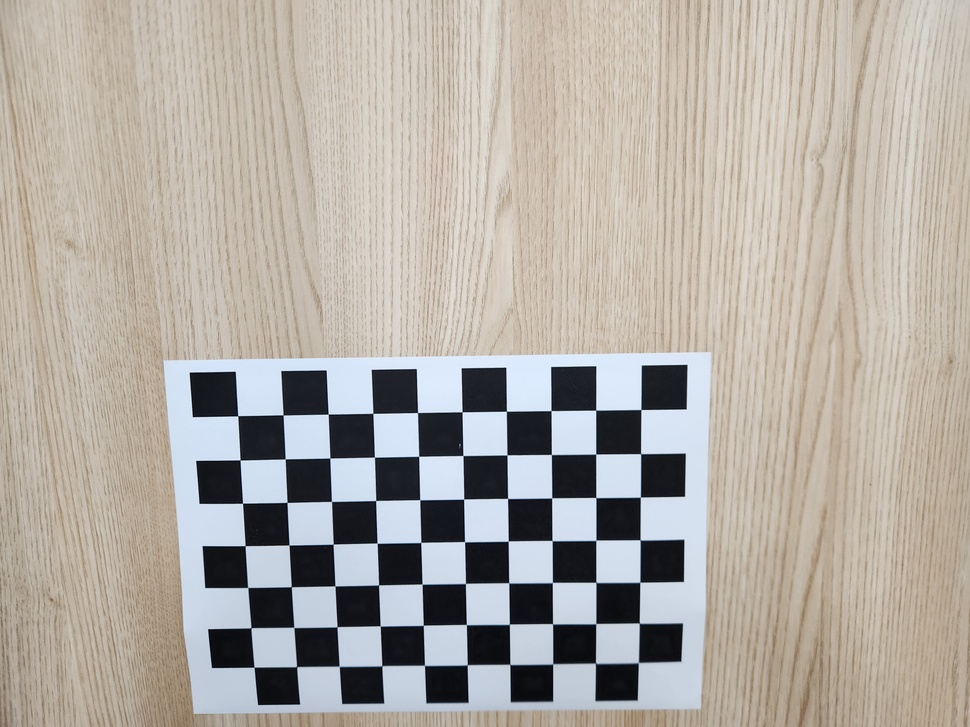
#> input picture ai/camera_calibration/image/calibration_image_01.jpg, 970 x 727 px, shrunk from 4000 x 3000 before the run; its folder holds only this picture in this run
$ python camera_calibration.py
#> lines starting #> are read from the running program, lines starting #| are printed output that depends on the picture; long printed decimals are rounded
import numpy as np
import cv2
import glob
import matplotlib.pyplot as plt

# 체스보드의 내부 코너 개수 설정
CHECKERBOARD = (10, 7)  # 내부 코너 개수 (가로, 세로)

# 3D 공간에서의 체스보드 코너 좌표를 저장할 배열 준비
objp = np.zeros((CHECKERBOARD[0] * CHECKERBOARD[1], 3), np.float32)

# 수정된 부분: np.mgrid 사용 방식 변경
# 이 부분이 'T' member 오류를 일으킬 수 있음
objp[:, :2] = np.array([(j, i) for i in range(CHECKERBOARD[1]) for j in range(CHECKERBOARD[0])], dtype=np.float32)

# 각 체스보드 이미지에서 검출된 코너의 좌표를 저장할 배열
objpoints = []  # 3D 공간 좌표
imgpoints = []  # 2D 이미지 좌표

# 체스보드 이미지 경로를 './image/'로 설정
images = glob.glob('./image/*.jpg')  # jpg 파일 검색
if not images:
    # jpg 파일이 없으면 png 파일도 검색
    images = glob.glob('./image/*.png')
if not images:
    # 다른 이미지 형식도 검색
    images = glob.glob('./image/*.*')

print(f"발견된 이미지 파일 수: {len(images)}")

# 코너 검출 결과를 시각화할지 여부
visualize = False

# 이미지 크기를 저장할 변수
img_shape = None

# 체스보드 코너 검출
for idx, fname in enumerate(images):
    img = cv2.imread(fname)
#> img is the input picture: shape (727, 970, 3); mean B, G, R 163.8, 171.4, 177.5

    # 이미지를 읽을 수 없는 경우 건너뛰기
    if img is None:
        print(f"이미지를 읽을 수 없습니다: {fname}")
        continue

    gray = cv2.cvtColor(img, cv2.COLOR_BGR2GRAY)
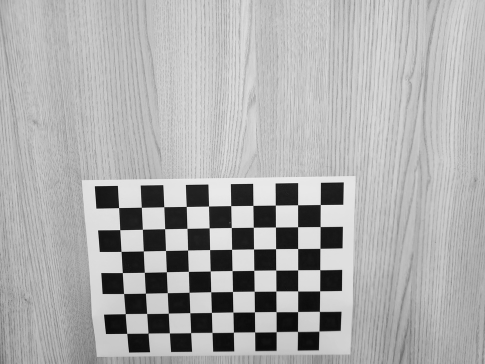
#> gray: shape (727, 970) (shown at 1/2 size); min 1, max 253, mean 172.4

    # 이미지 크기 저장
    if img_shape is None:
        img_shape = gray.shape[::-1]

    # 이미지 전처리를 통한 코너 검출 향상
    # 대비 강화
    gray = cv2.equalizeHist(gray)
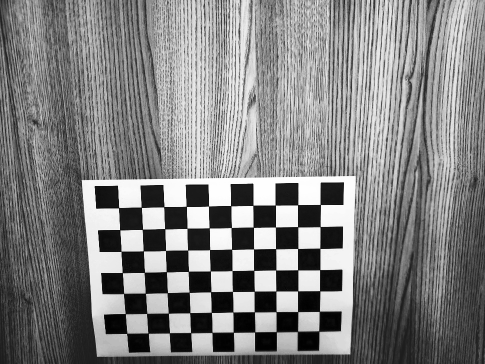
#> gray: shape (727, 970) (shown at 1/2 size); min 0, max 255, mean 129.1

    # 체스보드 코너 검출 - 다양한 옵션 시도
    ret, corners = cv2.findChessboardCorners(gray, CHECKERBOARD,
                                            cv2.CALIB_CB_ADAPTIVE_THRESH +
                                            cv2.CALIB_CB_FAST_CHECK +
                                            cv2.CALIB_CB_NORMALIZE_IMAGE)
#> ret = True; corners = 70 rows, first 8: [237.8, 416], [283, 415], [328, 414], [373, 413.2], [417.5, 412.5], [462, 411.9], [506.4, 411], [551, 410.5]

    # 코너 검출 실패 시 다른 방법 시도
    if not ret:
        # 이미지 전처리를 더 강화하여 다시 시도
        gray_blur = cv2.GaussianBlur(gray, (5, 5), 0)
        ret, corners = cv2.findChessboardCorners(gray_blur, CHECKERBOARD,
                                                cv2.CALIB_CB_ADAPTIVE_THRESH +
                                                cv2.CALIB_CB_FAST_CHECK +
                                                cv2.CALIB_CB_NORMALIZE_IMAGE)

    # 코너 검출 성공 시
    if ret:
        # 서브픽셀 정확도로 코너 위치 조정
        criteria = (cv2.TERM_CRITERIA_EPS + cv2.TERM_CRITERIA_MAX_ITER, 30, 0.001)
        corners2 = cv2.cornerSubPix(gray, corners, (11, 11), (-1, -1), criteria)
#> corners2 = 70 rows, first 8: [237.5, 416], [282.9, 415.1], [328.3, 414], [373, 413.2], [417.5, 412.5], [462, 411.9], [506.3, 411.1], [551, 410.6]

        # 검출된 코너 저장
        objpoints.append(objp)
        imgpoints.append(corners2)

        # 검출된 코너 시각화
        if visualize:
            img_copy = img.copy()  # 원본 이미지 보존
            cv2.drawChessboardCorners(img_copy, CHECKERBOARD, corners2, ret)
            plt.figure(figsize=(10, 8))
            plt.imshow(cv2.cvtColor(img_copy, cv2.COLOR_BGR2RGB))
            plt.title(f'Detected Corners: Image {idx+1} - {fname}')
            plt.show()
    else:
        print(f"코너 검출 실패: {fname}")
        # 실패한 이미지 디버깅용 시각화
        if visualize:
            plt.figure(figsize=(10, 8))
            plt.imshow(cv2.cvtColor(img, cv2.COLOR_BGR2RGB))
            plt.title(f'Original Image (Detection Failed): {fname}')
            plt.show()

# 캘리브레이션 수행
if len(objpoints) > 0:
    print(f"총 {len(objpoints)}개 이미지에서 체스보드 코너 검출 성공")

    try:
        # 캘리브레이션 실행
        ret, mtx, dist, rvecs, tvecs = cv2.calibrateCamera(
            objpoints, imgpoints, img_shape, None, None)
#> ret = 0.366; mtx = [[3565, 0, 464.1], [0, 4875.2, 302.3], [0, 0, 1]]; dist = [[6.11, -452.3, -0.0536, 0.000283, -3.62]]; rvecs = ([0.741, 0.0119, -0.0171],); tvecs = ([-5.05, 1.87, 80.46],)

        # 결과 출력
        print("\n===== 카메라 캘리브레이션 결과 =====")
        print("카메라 행렬 (Camera Matrix):")
        print(mtx)
#| [[3.56495208e+03 0.00000000e+00 4.64149709e+02]
#|  [0.00000000e+00 4.87520438e+03 3.02340838e+02]
#|  [0.00000000e+00 0.00000000e+00 1.00000000e+00]]
        print("\n왜곡 계수 (Distortion Coefficients):")
        print(dist)
#| [[ 6.11100411e+00 -4.52319136e+02 -5.35826945e-02  2.82777504e-04
#|   -3.62135956e+00]]

        # 재투영 오차 계산
        mean_error = 0
        for i in range(len(objpoints)):
            imgpoints2, _ = cv2.projectPoints(objpoints[i], rvecs[i], tvecs[i], mtx, dist)
            error = cv2.norm(imgpoints[i], imgpoints2, cv2.NORM_L2) / len(imgpoints2)
            mean_error += error
#> this loop made 1 pass
#> (error, mean_error) on pass 1: (0.0437, 0.0437)
#> after the loop, mean_error = 0.0437

        print(f"\n총 재투영 오차 (Total Reprojection Error): {mean_error/len(objpoints)}")
#| 총 재투영 오차 (Total Reprojection Error): 0.0437

        # 결과 저장
        calibration_result = {
            'camera_matrix': mtx,
            'dist_coeffs': dist,
            'rvecs': rvecs,
            'tvecs': tvecs
        }
#> calibration_result = {'camera_matrix': [[3565, 0, 464.1], [0, 4875.2, 302.3], [0, 0, 1]], 'dist_coeffs': [[6.11, -452.3, -0.0536, 0.000283, -3.62]], 'rvecs': ([0.741, 0.0119, -0.0171],), 'tvecs': ([-5.05, 1.87, 80.46],)}
        np.save('./model/camera_calibration_result.npy', calibration_result)
        print("\n캘리브레이션 결과가 'model/camera_calibration_result.npy'에 저장되었습니다.")

        # 왜곡 보정 예시 (첫 번째 이미지 사용)
        if len(images) > 0:
            img = cv2.imread(images[0])
            if img is not None:  # 이미지를 읽을 수 있는지 확인
                h, w = img.shape[:2]

                # 최적의 카메라 행렬 구하기
                newcameramtx, roi = cv2.getOptimalNewCameraMatrix(mtx, dist, (w, h), 1, (w, h))
#> newcameramtx = [[1378.7, 0, 226], [0, 2792.4, 434], [0, 0, 1]]; roi = (46, 266, 375, 409)

                # 왜곡 보정
                dst = cv2.undistort(img, mtx, dist, None, newcameramtx)
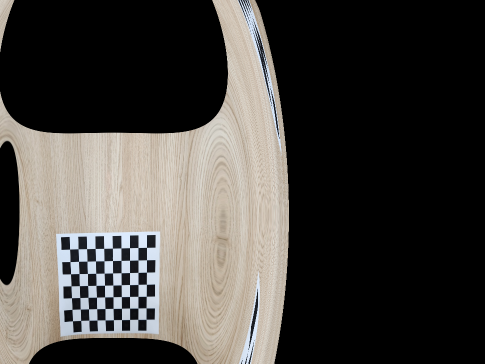
#> dst: shape (727, 970, 3) (shown at 1/2 size); mean B, G, R 64.2, 67.9, 70.9

                # ROI 영역으로 이미지 자르기
                x, y, w, h = roi
#> x = 46; y = 266; w = 375; h = 409
                if all(val > 0 for val in [x, y, w, h]):
                    dst = dst[y:y+h, x:x+w]
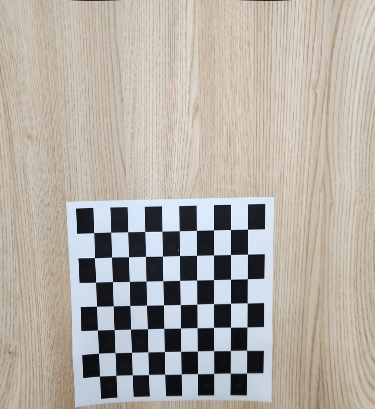
#> dst: shape (409, 375, 3); mean B, G, R 164.6, 172.1, 178

                # 원본과 보정된 이미지 출력
                plt.figure(figsize=(16, 8))
                plt.subplot(121)
                plt.imshow(cv2.cvtColor(img, cv2.COLOR_BGR2RGB))
                plt.title('Original Image')
                plt.subplot(122)
                plt.imshow(cv2.cvtColor(dst, cv2.COLOR_BGR2RGB))
                plt.title('Undistorted Image')
                plt.tight_layout()
                plt.show()
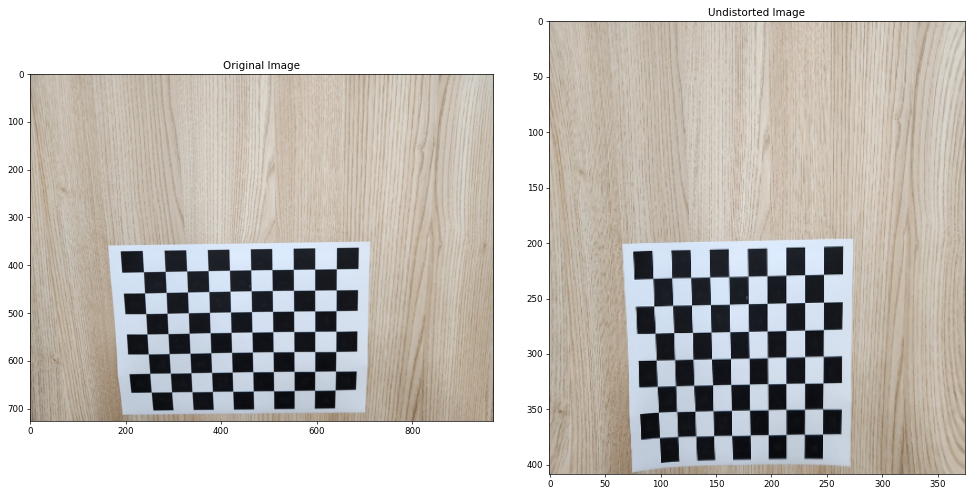
#> figure drawn by matplotlib, 2 panels

                # 보정된 이미지 저장
                cv2.imwrite('./result/calibration_result.jpg', dst)
                print("보정된 이미지가 'result/calibration_result.jpg'에 저장되었습니다.")
    except Exception as e:
        print(f"캘리브레이션 중 오류 발생: {e}")
else:
    print("체스보드 코너 검출에 실패하여 캘리브레이션을 수행할 수 없습니다.")
    print("체스보드 크기(CHECKERBOARD)가 올바른지 확인하세요. 현재 설정: ", CHECKERBOARD)

$ run again, on ai/camera_calibration/image/calibration_image_05.jpg
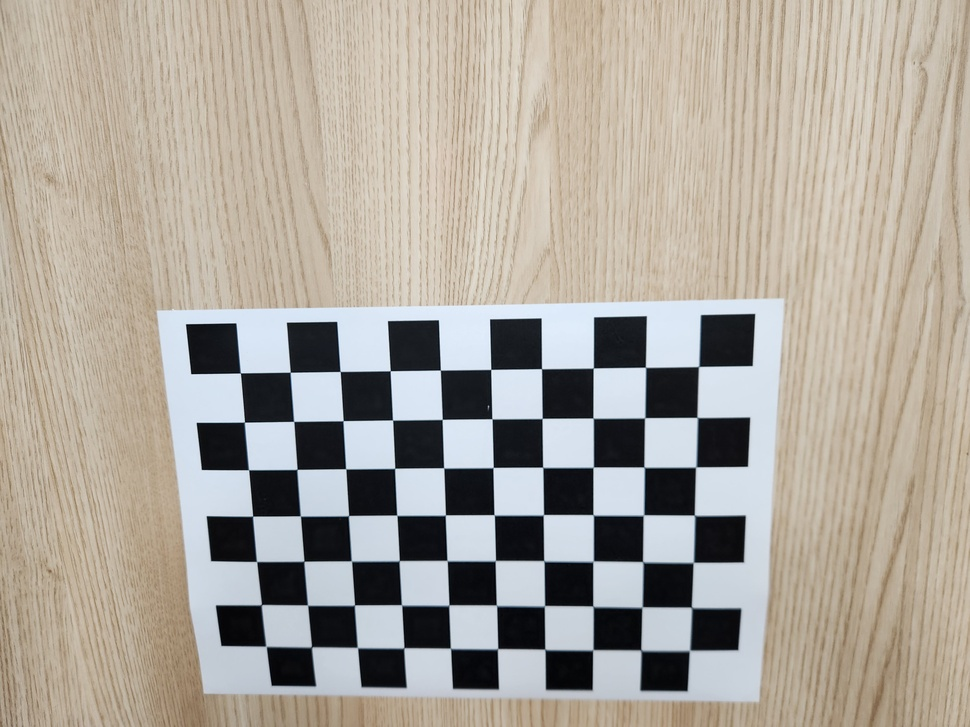
#> input picture ai/camera_calibration/image/calibration_image_05.jpg, 970 x 727 px, shrunk from 4000 x 3000 before the run
#> img is the input picture: shape (727, 970, 3); mean B, G, R 155.4, 165.1, 171.9
#> `ret, corners = cv2.findChessboardCorners(gray, CHECKERBOARD, cv2.CALIB..`: ret = True; corners = 70 rows, first 8: [240.5, 373], [290, 372], [340.2, 371.5], [390.2, 370.8], [440.3, 370], [490.9, 369.4], [541.5, 368.6], [593.2, 368]
#> corners2 = 70 rows, first 8: [240.4, 373], [290, 372.1], [340.3, 371.5], [389.9, 370.8], [440.4, 370], [490.8, 369.4], [541.5, 368.7], [593.3, 368.1]
#> `ret, mtx, dist, rvecs, tvecs = cv2.calibrateCamera( objpoints, imgpoin..`: ret = 0.306; mtx = [[456.6, 0, 478.6], [0, 472.4, 246.5], [0, 0, 1]]; dist = [[0.0584, -0.0318, -0.00792, -0.000244, -0.00245]]; rvecs = ([0.128, 0.0365, -0.0254],); tvecs = ([-4.76, 2.46, 9.2],)
#| [[456.597    0.         478.589]
#|  [  0.         472.384 246.525]
#|  [  0.           0.           1.        ]]
#| [[ 0.05841 -0.03184 -0.007916 -0.0002441 -0.002446]]
#> the loop `for i in range(len(objpoints)):` made 1 pass
#> (error, mean_error) on pass 1: (0.0365, 0.0365)
#> after the loop `for i in range(len(objpoints)):`: mean_error = 0.0365
#| 총 재투영 오차 (Total Reprojection Error): 0.03653
#> calibration_result = {'camera_matrix': [[456.6, 0, 478.6], [0, 472.4, 246.5], [0, 0, 1]], 'dist_coeffs': [[0.0584, -0.0318, -0.00792, -0.000244, -0.00245]], 'rvecs': ([0.128, 0.0365, -0.0254],), 'tvecs': ([-4.76, 2.46, 9.2],)}
#> newcameramtx = [[306, 0, 418.6], [0, 321.5, 163.7], [0, 0, 1]]; roi = (106, 3, 633, 487)
#> `dst = cv2.undistort(img, mtx, dist, None, newcameramtx)`:
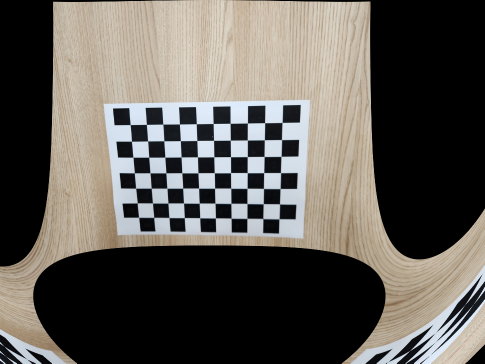
#> dst: shape (727, 970, 3) (shown at 1/2 size); mean B, G, R 85.5, 91.4, 95.4
#> `x, y, w, h = roi`: x = 106; y = 3; w = 633; h = 487
#> `plt.show()`:
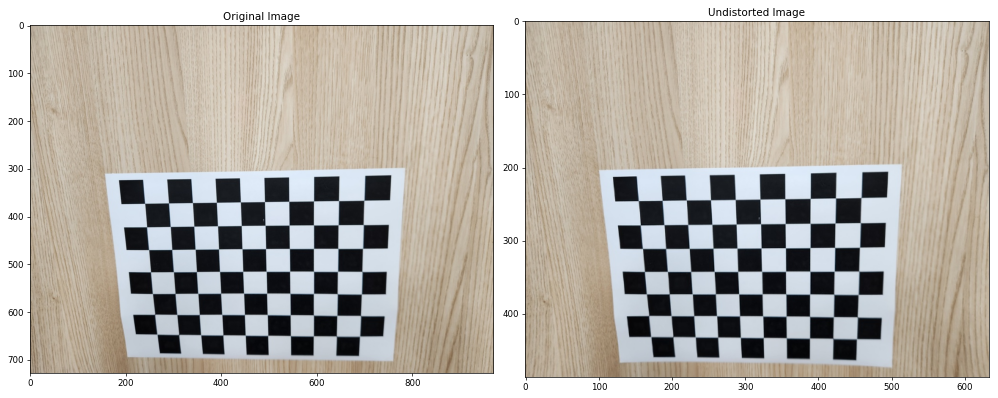
#> figure drawn by matplotlib, 2 panels

$ run again, on ai/camera_calibration/image/calibration_image_06.jpg
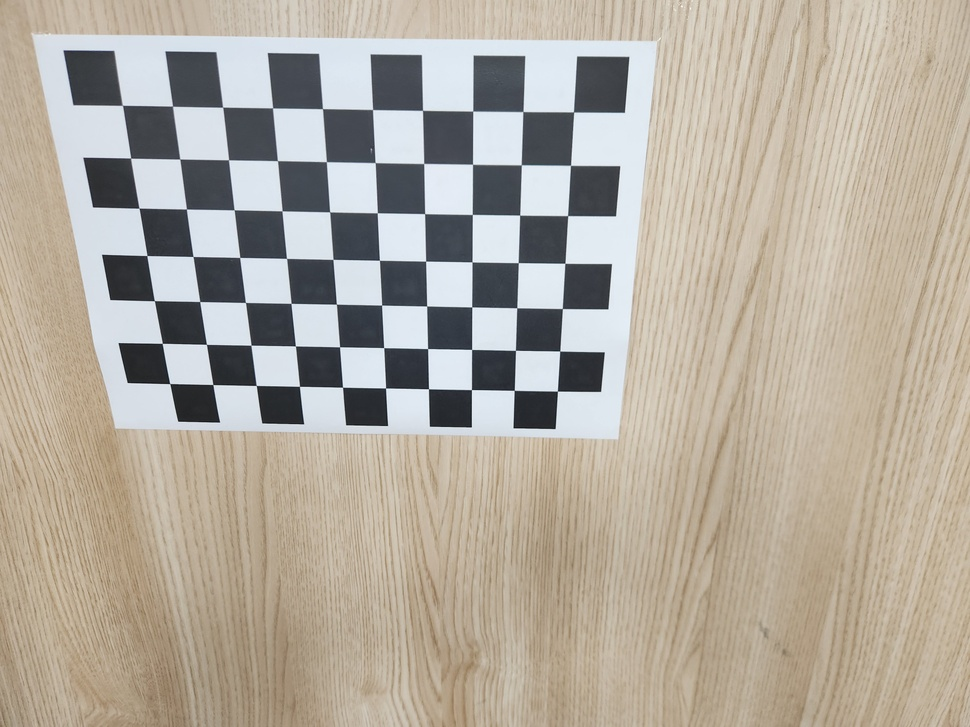
#> input picture ai/camera_calibration/image/calibration_image_06.jpg, 970 x 727 px, shrunk from 4000 x 3000 before the run
#> img is the input picture: shape (727, 970, 3); mean B, G, R 158.2, 170.3, 178.2
#> `gray = cv2.equalizeHist(gray)`:
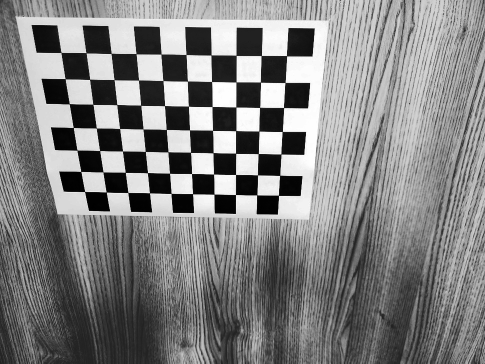
#> gray: shape (727, 970) (shown at 1/2 size); min 0, max 255, mean 128.9
#> `ret, corners = cv2.findChessboardCorners(gray, CHECKERBOARD, cv2.CALIB..`: ret = True; corners = 70 rows, first 8: [122.6, 105.3], [172.5, 106], [222.5, 107.1], [272.5, 107.9], [322.4, 108.6], [372.5, 109.5], [422.6, 110.3], [472.6, 111]
#> corners2 = 70 rows, first 8: [122.4, 105.4], [172.5, 106.1], [222.7, 107.2], [272.6, 108], [322.5, 108.6], [372.5, 109.5], [422.5, 110.5], [472.6, 111.2]
#> `ret, mtx, dist, rvecs, tvecs = cv2.calibrateCamera( objpoints, imgpoin..`: ret = 0.34; mtx = [[862.4, 0, 505.6], [0, 859.4, 447.2], [0, 0, 1]]; dist = [[0.176, -0.508, 6.21e-05, 0.0133, 0.544]]; rvecs = ([0.473, -0.00652, 0.0188],); tvecs = ([-7.68, -6.8, 17.29],)
#| [[862.418   0.         505.613]
#|  [  0.         859.386 447.217]
#|  [  0.           0.           1.        ]]
#| [[ 1.76334738e-01 -5.08031501e-01  6.20956198e-05  1.32554220e-02
#|    5.43795513e-01]]
#> the loop `for i in range(len(objpoints)):` made 1 pass
#> (error, mean_error) on pass 1: (0.0407, 0.0407)
#> after the loop `for i in range(len(objpoints)):`: mean_error = 0.0407
#| 총 재투영 오차 (Total Reprojection Error): 0.04067
#> calibration_result = {'camera_matrix': [[862.4, 0, 505.6], [0, 859.4, 447.2], [0, 0, 1]], 'dist_coeffs': [[0.176, -0.508, 6.21e-05, 0.0133, 0.544]], 'rvecs': ([0.473, -0.00652, 0.0188],), 'tvecs': ([-7.68, -6.8, 17.29],)}
#> newcameramtx = [[878.9, 0, 515.6], [0, 870.5, 446.5], [0, 0, 1]]; roi = (6, 12, 957, 707)
#> `x, y, w, h = roi`: x = 6; y = 12; w = 957; h = 707
#> `plt.show()`:
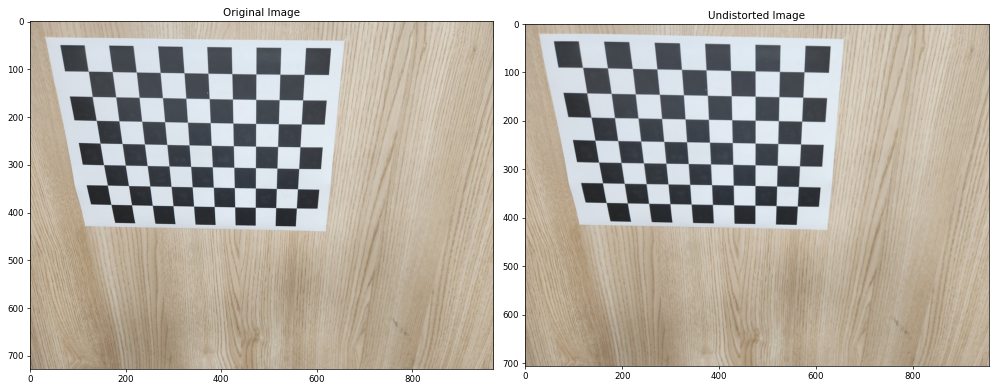
#> figure drawn by matplotlib, 2 panels
